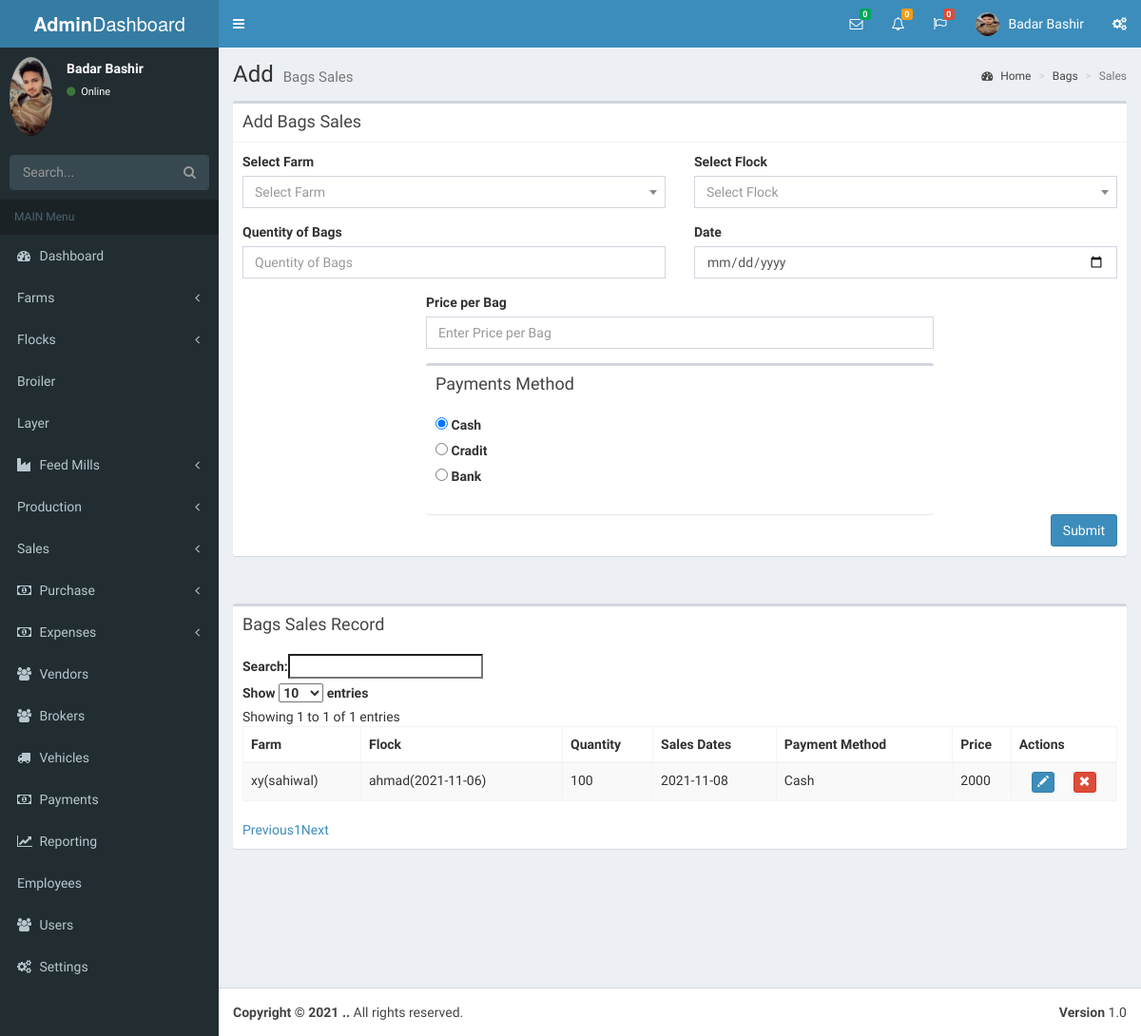
/bags.php (signed in), run on an earlier commit of the app's database.
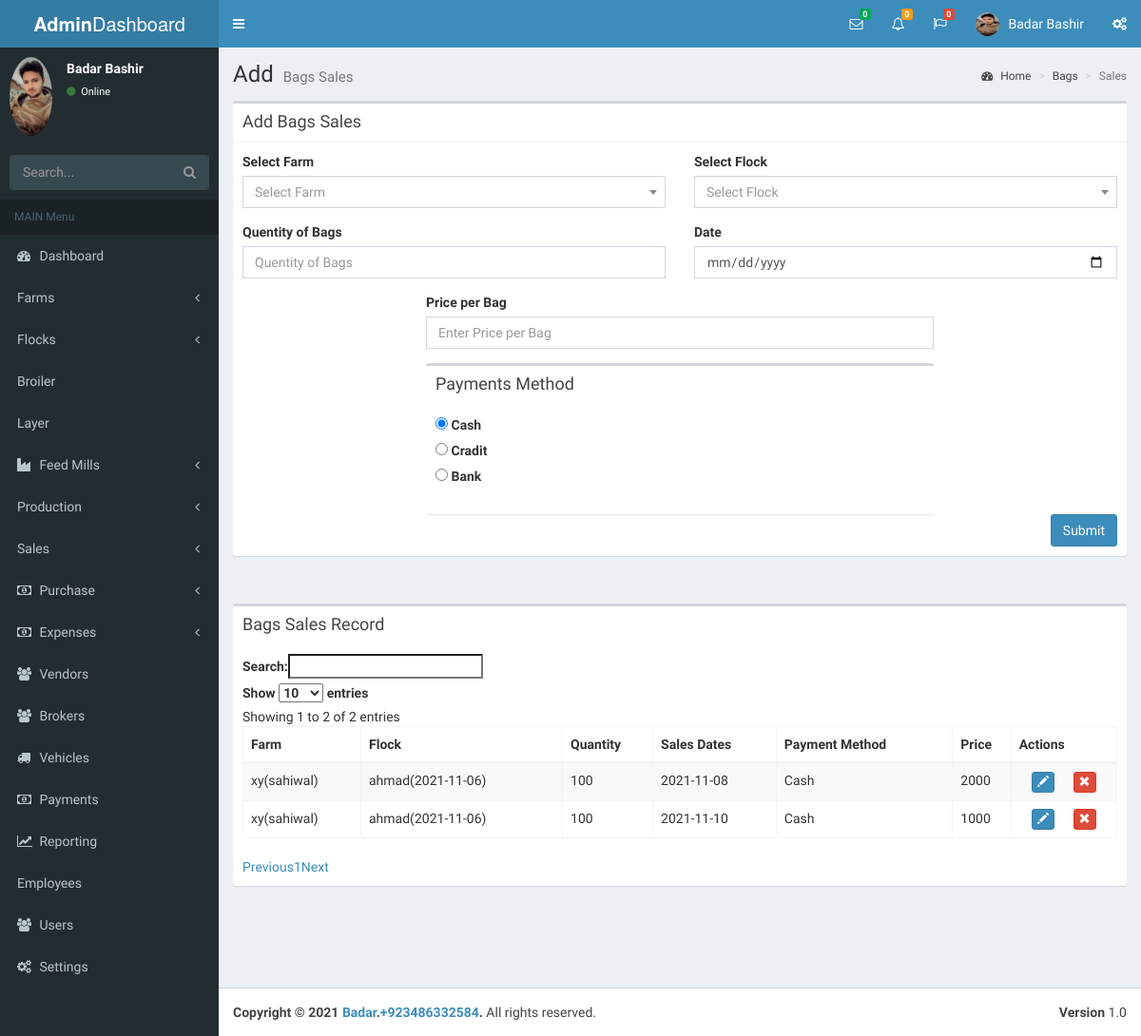
And on a later commit of the database.
### tables this page shows
CREATE TABLE `bags_sales` (
  `id` int(11) NOT NULL,
  `Farm_id` varchar(100) NOT NULL,
  `flock_id` varchar(100) NOT NULL,
  `qnty_of_bags` int(11) NOT NULL,
  `price` double NOT NULL,
  `b_date` date NOT NULL,
  `p_method` varchar(50) NOT NULL
);

CREATE TABLE `settings` (
  `id` int(11) NOT NULL,
  `name` varchar(50) NOT NULL,
  `phone_no` varchar(50) NOT NULL,
  `email` varchar(50) NOT NULL,
  `Address` varchar(100) NOT NULL,
  `favicon` varchar(100) NOT NULL,
  `logo` varchar(100) NOT NULL
);

### bags.php (the view, shortened to what the changed rows need)
<?php
 include("lib/DBConn.php");
?>
<!DOCTYPE html>
<html>
<head>
  <link rel='stylesheet' href='https://maxcdn.bootstrapcdn.com/bootstrap/3.3.6/css/bootstrap.min.css'>
<link rel='stylesheet' href='https://cdn.datatables.net/1.10.12/css/dataTables.bootstrap.min.css'>
<link rel='stylesheet' href='https://cdn.datatables.net/buttons/1.2.2/css/buttons.bootstrap.min.css'>
<link rel="stylesheet" href="plugins/datatables/style.css">
  <link rel="stylesheet" href="bootstrap/css/bootstrap.min.css">
  <link rel="stylesheet" href="https://cdnjs.cloudflare.com/ajax/libs/font-awesome/4.5.0/css/font-awesome.min.css">
  <link rel="stylesheet" href="https://cdnjs.cloudflare.com/ajax/libs/ionicons/2.0.1/css/ionicons.min.css">
  <link rel="stylesheet" href="plugins/daterangepicker/daterangepicker.css">
  <link rel="stylesheet" href="plugins/datepicker/datepicker3.css">
  <link rel="stylesheet" href="plugins/iCheck/all.css">
  <link rel="stylesheet" href="plugins/colorpicker/bootstrap-colorpicker.min.css">
  <link rel="stylesheet" href="plugins/timepicker/bootstrap-timepicker.min.css">
  <link rel="stylesheet" href="plugins/select2/select2.min.css">
  <link rel="stylesheet" href="dist/css/AdminLTE.min.css">
  <link rel="stylesheet" href="dist/css/skins/_all-skins.min.css">
</head>
<body class="hold-transition skin-blue sidebar-mini">
<div class="wrapper">
  <div class="content-wrapper">
    <section class="content-header">
      <h1>
        Add
        <small>Bags Sales</small>
      </h1>
    </section>
    <section class="content">
      <div class="row">
        <div class="col-xs-12">
          <div class="box">
            <div class="box-header">
              <h3 class="box-title">Bags Sales Record</h3>
            </div>
            <div class="box-body" style="overflow: scroll;">
              <table id="example"class="table table-striped table-bordered" cellspacing="0" width="100%">
                <thead>
                <tr>
                  <th>Farm</th>
                  <th>Flock</th>
                  <th>Quantity</th>
                  <th>Sales Dates</th>
                  <th>Payment Method</th>
                  <th>Price</th>
                  <th>Actions</th>
                </tr>
                </thead>
                <tbody>
                  <?php
                    $query = "SELECT * FROM bags_sales ";
                    $result = mysqli_query($conn,$query);
                      if ($result->num_rows > 0) {
                        while($row = mysqli_fetch_array($result))
                           {
                            ?>
                <tr>          <?php $p=$row['price']*$row['qnty_of_bags']; ?>
                                  <td><?php echo $row['Farm_id']; ?></td>
                                  <td><?php echo $row['flock_id']; ?></td>
                                  <td><?php echo $row['qnty_of_bags']; ?></td>
                                  <td><?php echo $row['b_date']; ?></td>
                                  <td><?php echo $row['p_method']; ?></td>
                                  <td><?php echo $p; ?></td>
                   <td>
                <button type="button" class="btn btn-primary btn-xs dt-edit" style="margin-right:16px;">
                    <span class="glyphicon glyphicon-pencil" aria-hidden="true"></span>
                </button>
                <button type="button" class="btn btn-danger btn-xs dt-delete">
                    <span class="glyphicon glyphicon-remove" aria-hidden="true"></span>
                </button>
            </td>
                </tr>
                <?php
                                                 }
                                                }
                                                    ?>
                </tbody>
              </table>
            </div>
          </div>
        </div>
      </div>
    </section>
</div>
 <?php
  include("includes/footer.php");
  ?>
</body>
</html>

### includes/footer.php (shortened to what the changed rows need)
<?php
include("lib/DBConn.php");
$Query = "SELECT * FROM settings";
$result = mysqli_query($conn, $Query);
$row = mysqli_fetch_array($result);
 ?>
<footer class="main-footer ">
    <strong>Copyright &copy; 2021 <a href="#"><?php echo $row['name'];  ?></a>.<a href="#"><?php echo $row['phone_no'];  ?></a>.</strong> All rights
  </footer>

What changed in the data, as far as the page shows it:
added bags_sales: Farm "xy(sahiwal)", flock "ahmad(2021-11-06)", qnty_of_bags "100", b_date "2021-11-10", p_method "Cash", p "1000"
added settings: name "Badar", phone_no "+923486332584"
Also different on the page:
text written by a page script: "Search: Show entries Showing 1 to 1 of 1 entries Previous 1 Next" → "Search: Show entries Showing 1 to 2 of 2 entries Previous 1 Next"
